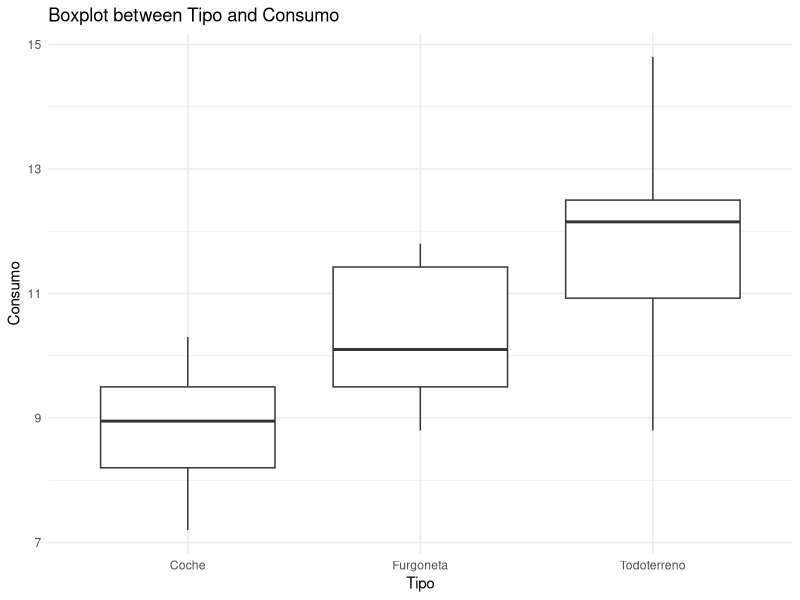
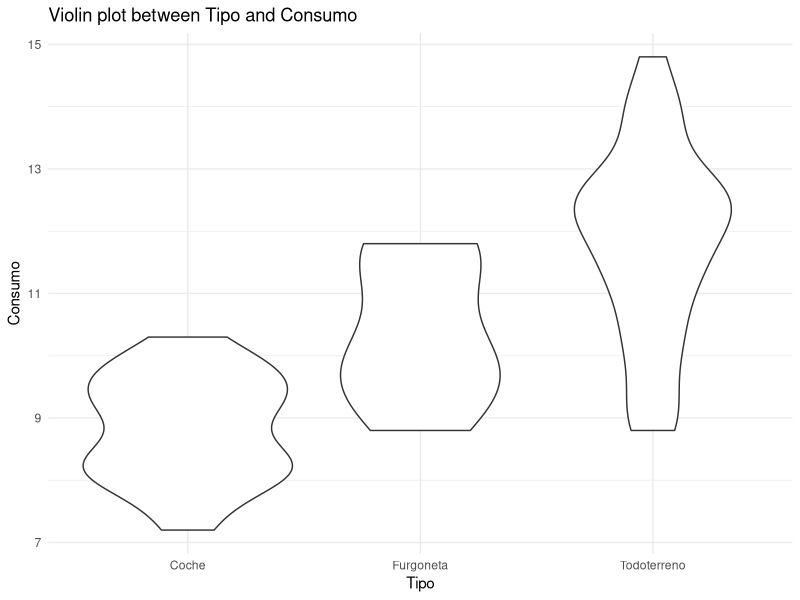
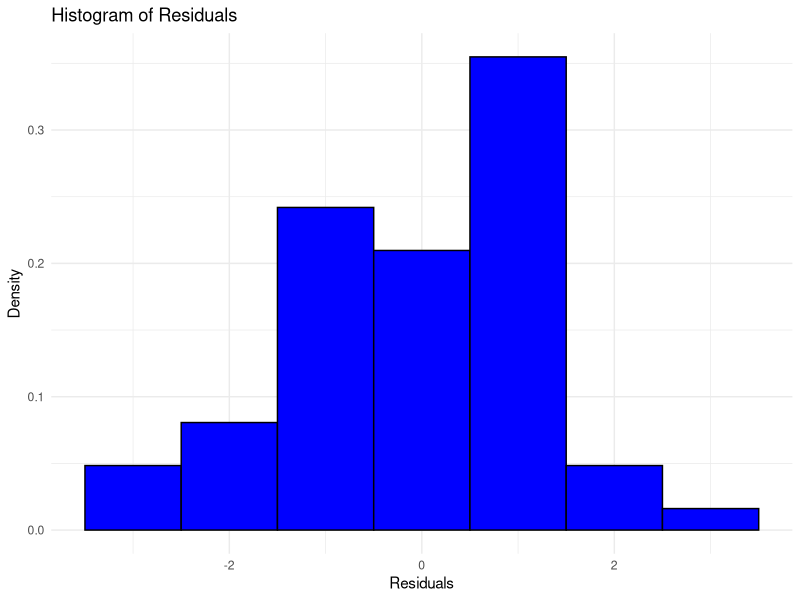
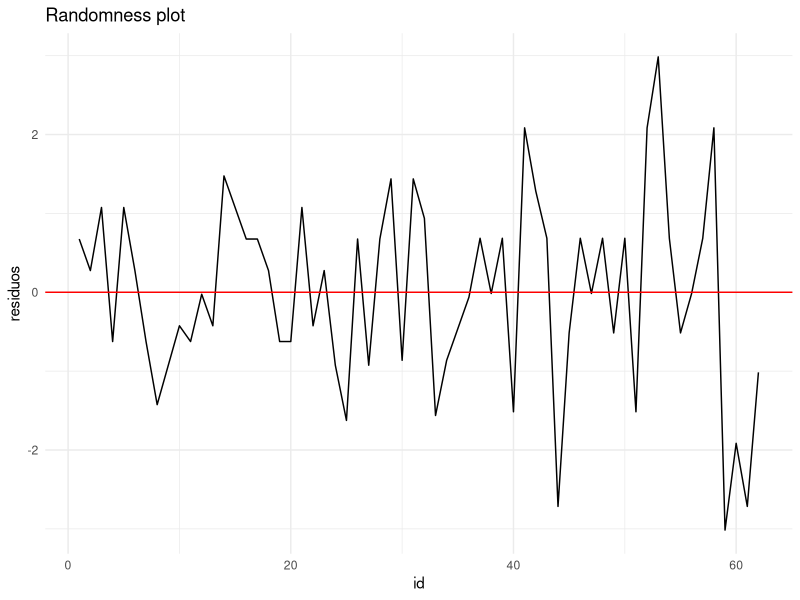
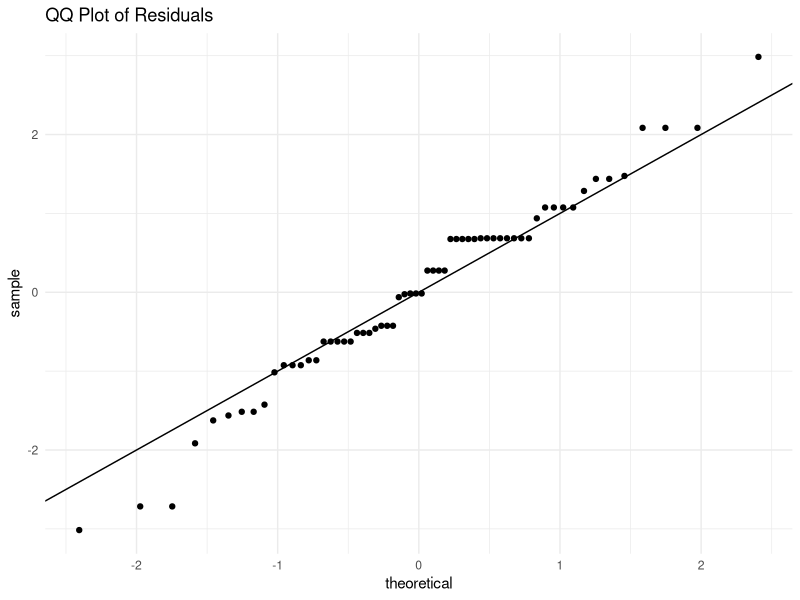

Write R code to recreate these figures, in order.
library(tidyverse)

consumo_gasolina <- read_csv("./datasets/consumo_gasolina.csv")
head(consumo_gasolina)

# boxplot between Tipo and Consumo
consumo_gasolina %>%
    ggplot(aes(x = Tipo, y = Consumo)) +
    geom_boxplot() +
    labs(title = "Boxplot between Tipo and Consumo", x = "Tipo", y = "Consumo") +
    theme_minimal()

# violin plot between Tipo and Consumo
consumo_gasolina %>%
    ggplot(aes(x = Tipo, y = Consumo)) +
    geom_violin() +
    labs(title = "Violin plot between Tipo and Consumo", x = "Tipo", y = "Consumo") +
    theme_minimal()


fit_aov <- aov(Consumo ~ Tipo, data = consumo_gasolina)
summary(fit_aov)

residuos <- tibble(
    id = 1:length(residuals(fit_aov)),
    residuos = residuals(fit_aov)
    )
# We must check the normality of the residuals
 residuos %>% ggplot(aes(x = residuos)) +
      geom_histogram(aes(y = after_stat(count/sum(count))), binwidth = 1, fill = "blue", color = "black") +
      labs(title = "Histogram of Residuals", x = "Residuals", y = "Density") +
      theme_minimal()
#
residuos %>% ggplot(aes(y = residuos, x = id)) +
    geom_line() +
    geom_hline(yintercept = 0, color = "red") +
    labs(title = "Randomness plot") +
    theme_minimal()

#
residuos %>% ggplot(aes(sample = residuos)) +
    stat_qq() +
    geom_abline() +
    labs(title = "QQ Plot of Residuals") +
    theme_minimal()
